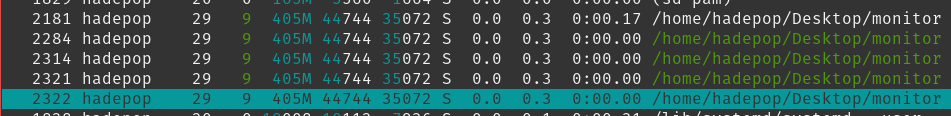
#> input picture media/image.png, 951 x 116 px, found by its file name
$ python heatmap.py
#> lines starting #> are read from the running program, lines starting #| are printed output that depends on the picture
import cv2


def heatmap_effect(image_path, output_path):
#> called with image_path = 'image.png', output_path = 'heatmap.png'
    img = cv2.imread(image_path, 0)  # Load grayscale
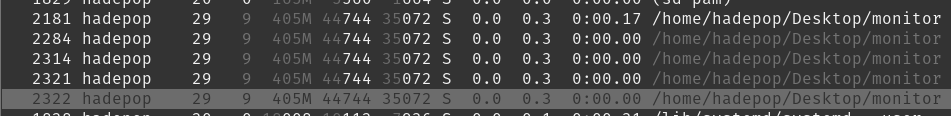
#> img: shape (116, 951); min 51, max 242, mean 71
    heatmap = cv2.applyColorMap(img, cv2.COLORMAP_JET)
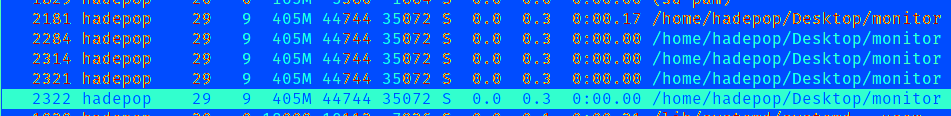
#> heatmap: shape (116, 951, 3); mean B, G, R 233.1, 116.2, 21
    cv2.imwrite(output_path, heatmap)

# Example usage
heatmap_effect("image.png", "heatmap.png")
